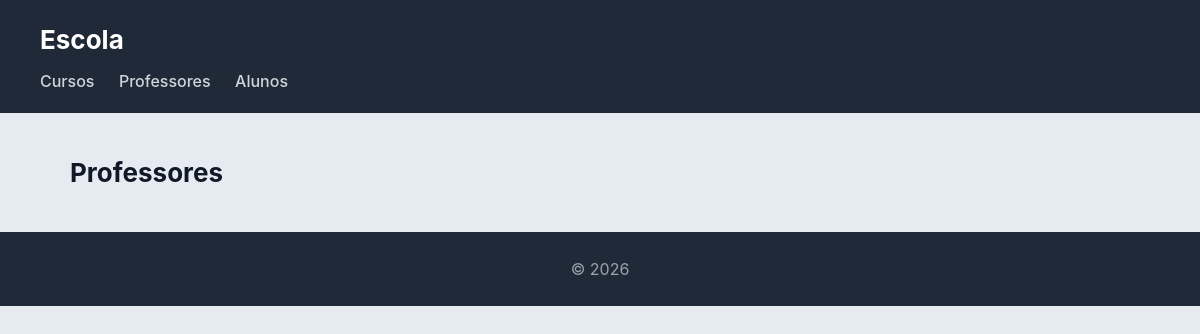
Page /escola/professores/ on the earlier database version.
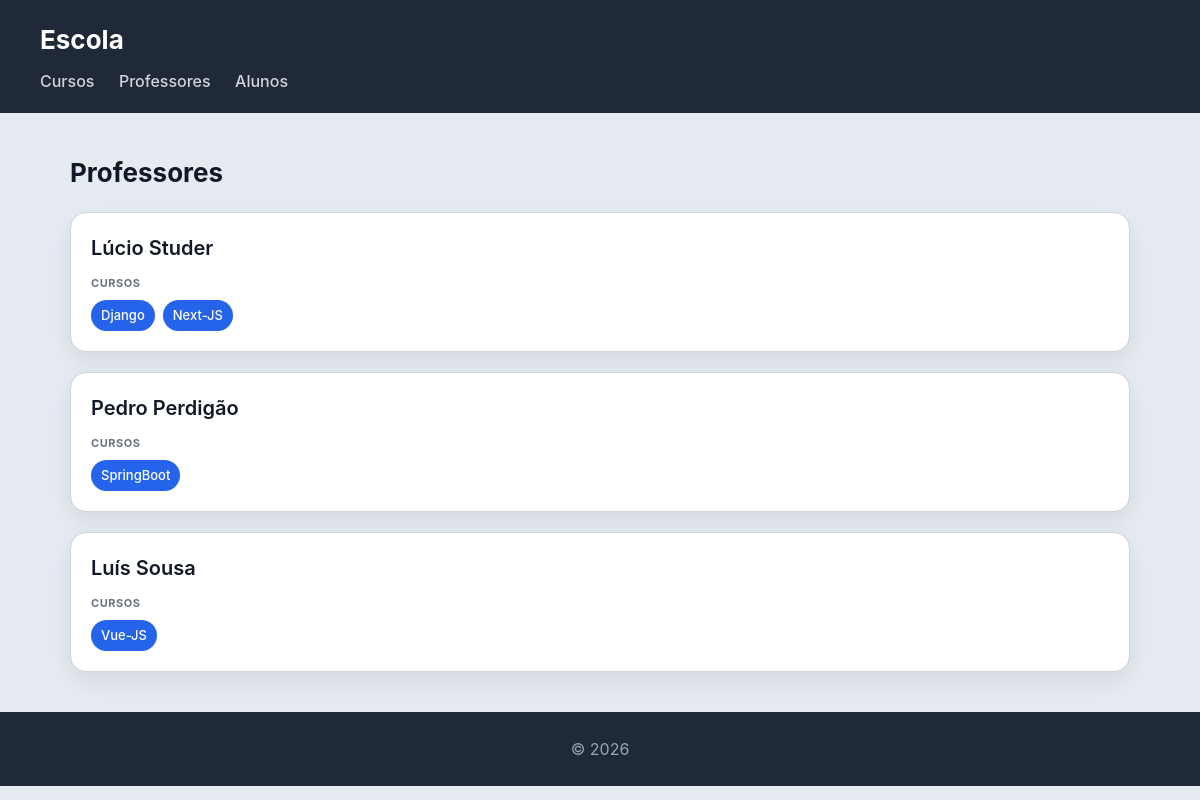
Same page on the later database version.
### escola/models.py (models this page shows, shortened)
class Professor(models.Model):
    nome = models.CharField(max_length=100)
    email = models.EmailField()

class Curso(models.Model):
    nome = models.CharField(max_length=100)
    imagem = models.ImageField(upload_to='cursos/')
    professor = models.ForeignKey(Professor, on_delete=models.CASCADE, related_name='cursos')
    alunos = models.ManyToManyField(Aluno, related_name='cursos')

### escola/views.py (the view)
# urls.py: path('professores/', views.professores_view, name="professores"),
def professores_view(request):
    professores = Professor.objects.prefetch_related('cursos').all()
    return render(request, 'escola/professores.html', {'professores': professores})

### escola/templates/escola/professores.html
{% extends "escola/base.html" %}
{% block content %}
    <h2>Professores</h2>
    <section>
        {% for professor in professores %}
            <article>
                <header>
                    <h3>{{ professor.nome }}</h3>
                </header>
                <section>
                    <h4>Cursos</h4>
                    <ul>
                        {% for curso in professor.cursos.all %}
                            <li>{{ curso.nome }}</li>
                        {% empty %}
                            <li>Nenhum curso atribuído</li>
                        {% endfor %}
                    </ul>
                </section>
            </article>
        {% endfor %}
    </section>
{% endblock %}

Differences in the rows shown:
added Professor: nome "Lúcio Studer"
added Curso: nome "Django", shown under "Lúcio Studer"
added Curso: nome "Next-JS", shown under "Lúcio Studer"
added Professor: nome "Pedro Perdigão"
added Curso: nome "SpringBoot", shown under "Pedro Perdigão"
added Professor: nome "Luís Sousa"
added Curso: nome "Vue-JS", shown under "Luís Sousa"
